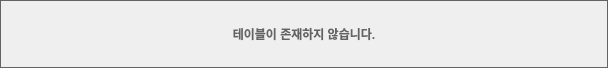
<?xml version="1.0" encoding="UTF-8"?>
<ui version="4.0">
 <class>UINoTableItem</class>
 <widget class="QWidget" name="UINoTableItem">
  <property name="geometry">
   <rect>
    <x>0</x>
    <y>0</y>
    <width>608</width>
    <height>68</height>
   </rect>
  </property>
  <property name="sizePolicy">
   <sizepolicy hsizetype="Preferred" vsizetype="Maximum">
    <horstretch>0</horstretch>
    <verstretch>0</verstretch>
   </sizepolicy>
  </property>
  <property name="windowTitle">
   <string>Form</string>
  </property>
  <property name="styleSheet">
   <string notr="true">#label {
	font: bold;
	border: 1px solid rgb(99,99,99);
	color: rgb(99,99,99);
	padding: 5px;
}</string>
  </property>
  <layout class="QHBoxLayout" name="horizontalLayout">
   <property name="spacing">
    <number>0</number>
   </property>
   <property name="leftMargin">
    <number>0</number>
   </property>
   <property name="topMargin">
    <number>0</number>
   </property>
   <property name="rightMargin">
    <number>0</number>
   </property>
   <property name="bottomMargin">
    <number>0</number>
   </property>
   <item>
    <widget class="QLabel" name="label">
     <property name="text">
      <string>테이블이 존재하지 않습니다.</string>
     </property>
     <property name="alignment">
      <set>Qt::AlignCenter</set>
     </property>
    </widget>
   </item>
  </layout>
 </widget>
 <resources/>
 <connections/>
</ui>
